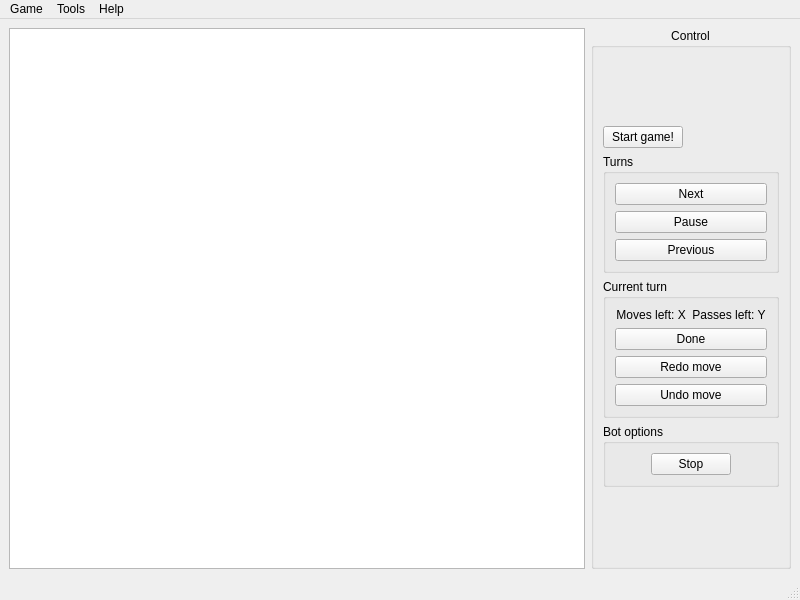
<?xml version="1.0" encoding="UTF-8"?>
<ui version="4.0">
 <class>MainWindow</class>
 <widget class="QMainWindow" name="MainWindow">
  <property name="geometry">
   <rect>
    <x>0</x>
    <y>0</y>
    <width>800</width>
    <height>600</height>
   </rect>
  </property>
  <property name="windowTitle">
   <string>MainWindow</string>
  </property>
  <widget class="QWidget" name="centralwidget">
   <layout class="QGridLayout" name="gridLayout">
    <item row="0" column="0">
     <layout class="QHBoxLayout" name="horizontalLayout_5">
      <item>
       <widget class="QGraphicsView" name="graphicsView"/>
      </item>
      <item>
       <widget class="QGroupBox" name="controlGropuBox">
        <property name="sizePolicy">
         <sizepolicy hsizetype="Fixed" vsizetype="Minimum">
          <horstretch>0</horstretch>
          <verstretch>0</verstretch>
         </sizepolicy>
        </property>
        <property name="minimumSize">
         <size>
          <width>200</width>
          <height>3</height>
         </size>
        </property>
        <property name="title">
         <string>Control</string>
        </property>
        <property name="alignment">
         <set>Qt::AlignHCenter|Qt::AlignTop</set>
        </property>
        <layout class="QVBoxLayout" name="verticalLayout">
         <item>
          <layout class="QVBoxLayout" name="verticalLayout_5">
           <property name="sizeConstraint">
            <enum>QLayout::SetMinimumSize</enum>
           </property>
           <item>
            <widget class="QPushButton" name="startPushButton">
             <property name="sizePolicy">
              <sizepolicy hsizetype="Fixed" vsizetype="Fixed">
               <horstretch>0</horstretch>
               <verstretch>0</verstretch>
              </sizepolicy>
             </property>
             <property name="layoutDirection">
              <enum>Qt::LeftToRight</enum>
             </property>
             <property name="text">
              <string>Start game!</string>
             </property>
            </widget>
           </item>
           <item>
            <widget class="QGroupBox" name="turnsGroupBox">
             <property name="sizePolicy">
              <sizepolicy hsizetype="MinimumExpanding" vsizetype="Maximum">
               <horstretch>0</horstretch>
               <verstretch>0</verstretch>
              </sizepolicy>
             </property>
             <property name="title">
              <string>Turns</string>
             </property>
             <layout class="QVBoxLayout" name="verticalLayout_4">
              <item>
               <widget class="QPushButton" name="nextTurnPushButton">
                <property name="text">
                 <string>Next</string>
                </property>
               </widget>
              </item>
              <item>
               <widget class="QPushButton" name="pausePushButton">
                <property name="text">
                 <string>Pause</string>
                </property>
               </widget>
              </item>
              <item>
               <widget class="QPushButton" name="previousTurnPushButton">
                <property name="text">
                 <string>Previous</string>
                </property>
               </widget>
              </item>
             </layout>
            </widget>
           </item>
           <item>
            <widget class="QGroupBox" name="currentTurnGroupBox">
             <property name="sizePolicy">
              <sizepolicy hsizetype="MinimumExpanding" vsizetype="Maximum">
               <horstretch>0</horstretch>
               <verstretch>0</verstretch>
              </sizepolicy>
             </property>
             <property name="title">
              <string>Current turn</string>
             </property>
             <layout class="QVBoxLayout" name="verticalLayout_6">
              <item>
               <widget class="QLabel" name="movesLeftLabel">
                <property name="text">
                 <string>Moves left: X  Passes left: Y</string>
                </property>
                <property name="alignment">
                 <set>Qt::AlignCenter</set>
                </property>
               </widget>
              </item>
              <item>
               <widget class="QPushButton" name="turnDonePushButton">
                <property name="text">
                 <string>Done</string>
                </property>
               </widget>
              </item>
              <item>
               <widget class="QPushButton" name="redoPushButton">
                <property name="text">
                 <string>Redo move</string>
                </property>
               </widget>
              </item>
              <item>
               <widget class="QPushButton" name="undoPushButton">
                <property name="text">
                 <string>Undo move</string>
                </property>
               </widget>
              </item>
             </layout>
            </widget>
           </item>
           <item>
            <widget class="QGroupBox" name="botOptionsGroupBox">
             <property name="sizePolicy">
              <sizepolicy hsizetype="Minimum" vsizetype="Maximum">
               <horstretch>0</horstretch>
               <verstretch>0</verstretch>
              </sizepolicy>
             </property>
             <property name="title">
              <string>Bot options</string>
             </property>
             <layout class="QVBoxLayout" name="statusLayout">
              <property name="sizeConstraint">
               <enum>QLayout::SetMaximumSize</enum>
              </property>
              <item alignment="Qt::AlignHCenter">
               <widget class="QPushButton" name="stopButton">
                <property name="sizePolicy">
                 <sizepolicy hsizetype="Maximum" vsizetype="Fixed">
                  <horstretch>0</horstretch>
                  <verstretch>0</verstretch>
                 </sizepolicy>
                </property>
                <property name="text">
                 <string>Stop</string>
                </property>
               </widget>
              </item>
             </layout>
            </widget>
           </item>
          </layout>
         </item>
        </layout>
       </widget>
      </item>
     </layout>
    </item>
   </layout>
  </widget>
  <widget class="QMenuBar" name="menubar">
   <property name="geometry">
    <rect>
     <x>0</x>
     <y>0</y>
     <width>800</width>
     <height>20</height>
    </rect>
   </property>
   <widget class="QMenu" name="menuGame">
    <property name="title">
     <string>Game</string>
    </property>
    <addaction name="actionNew"/>
    <addaction name="actionSave"/>
    <addaction name="actionLoad"/>
    <addaction name="actionExit"/>
   </widget>
   <widget class="QMenu" name="menuTools">
    <property name="title">
     <string>Tools</string>
    </property>
    <addaction name="actionBoardEditor"/>
    <addaction name="actionSettings"/>
   </widget>
   <widget class="QMenu" name="menuHelp">
    <property name="title">
     <string>Help</string>
    </property>
    <addaction name="actionRules"/>
    <addaction name="actionShortcuts"/>
    <addaction name="actionAuthor"/>
   </widget>
   <addaction name="menuGame"/>
   <addaction name="menuTools"/>
   <addaction name="menuHelp"/>
  </widget>
  <widget class="QStatusBar" name="statusBar"/>
  <action name="actionNew">
   <property name="text">
    <string>New</string>
   </property>
  </action>
  <action name="actionExit">
   <property name="text">
    <string>Exit</string>
   </property>
  </action>
  <action name="actionBoardEditor">
   <property name="text">
    <string>Board editor</string>
   </property>
  </action>
  <action name="actionSettings">
   <property name="text">
    <string>Settings</string>
   </property>
  </action>
  <action name="actionRules">
   <property name="text">
    <string>Rules</string>
   </property>
  </action>
  <action name="actionShortcuts">
   <property name="text">
    <string>Shortcuts</string>
   </property>
  </action>
  <action name="actionAuthor">
   <property name="text">
    <string>Author</string>
   </property>
  </action>
  <action name="actionSave">
   <property name="text">
    <string>Save</string>
   </property>
  </action>
  <action name="actionLoad">
   <property name="text">
    <string>Load</string>
   </property>
  </action>
 </widget>
 <resources/>
 <connections/>
</ui>
